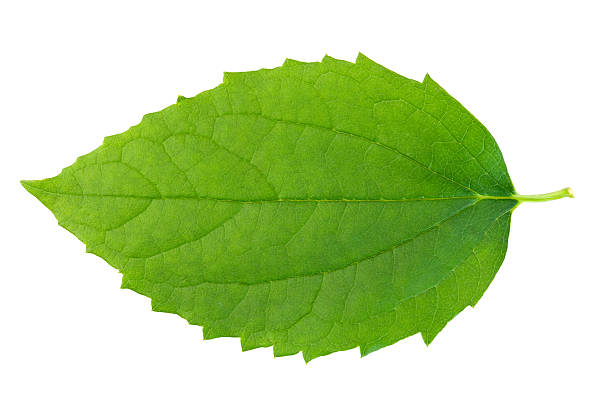
#> input picture 2. Edge Detection/sample.jpg, 612 x 408 px
$ python main.py
#> lines starting #> are read from the running program, lines starting #| are printed output that depends on the picture; after the words box and inside, x2 and y2 are one past the last pixel; in counts of white or black regions, pixels touching at a corner belong together
#> further down, img is the input picture: shape (408, 612, 3); mean B, G, R 160.6, 216.5, 192
import numpy as np
import cv2 as cv
from matplotlib import pyplot as plt


def detectEdge(img):

    img = cv.cvtColor(img, cv.COLOR_BGR2GRAY)
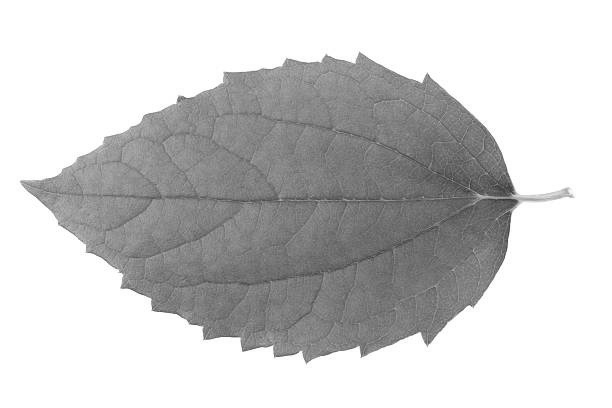
#> img: shape (408, 612); min 49, max 255, mean 202.8
    rows = len(img)
#> rows = 408
    cols = len(img[0])
#> cols = 612

    # 1. OPERASI SOBEL DERIVATIVE X ( MENDETEKSI GARIS TEPI HORIZONTAL )
    Gx = np.array(np.mat('1 0 -1; 2 0 -2; 1 0 -1'))
    sobelXimg = np.zeros((rows,cols))
    for i in range(0,rows-3):
        for j in range(0,cols-3):

            image = np.zeros((3,3))
            a = i
            b = j
            for k in range(0,3):
                b = j
                for l in range(0,3):
                    image[k,l] = img[a,b]
                    b = b+1
                a = a +1

            row1total = image[0,1]*Gx[0,1] + image[0,2]*Gx[0,2] + image[0,0]*Gx[0,0]
            row2total = 0
            row3total = image[2,1]*Gx[2,1] + image[2,2]*Gx[2,2] + image[2,0]*Gx[2,0]
            rowtotal = row1total + row2total + row3total
            sobelXimg[i,j] = rowtotal
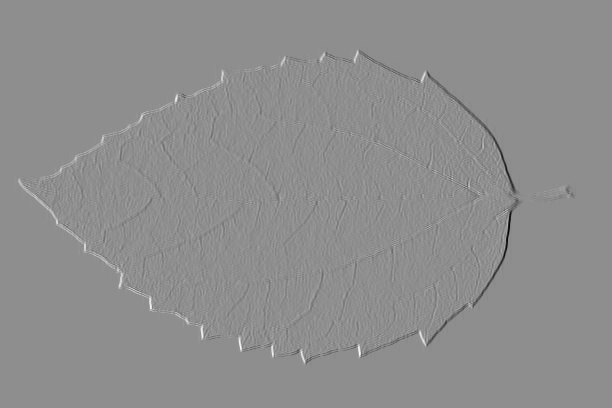
#> sobelXimg: shape (408, 612) float64; min -374, max 296, mean 0; drawn with min black and max white

    # 2. OPERASI SOBEL DERIVATIVE Y ( MENDETEKSI GARIS TEPI VERTIKAL )
    Gy = np.array(np.mat('1 2 1; 0 0 0; -1 -2 -1'))
    sobelYimg = np.zeros((rows,cols))
    for i in range(0,rows-3):
         for j in range(0,cols-3):

             image = np.zeros((3,3))
             a = i
             b = j
             for k in range(0,3):
                 b = j
                 for l in range(0,3):
                     image[k,l] = img[a,b]
                     b = b+1
                 a = a +1

             row1total = image[0,1]*Gy[0,1] + image[0,2]*Gy[0,2] + image[0,0]*Gy[0,0]
             row2total = 0
             row3total = image[2,1]*Gy[2,1] + image[2,2]*Gy[2,2] + image[2,0]*Gy[2,0]
             rowtotal = row1total + row2total + row3total
             sobelYimg[i,j] = rowtotal
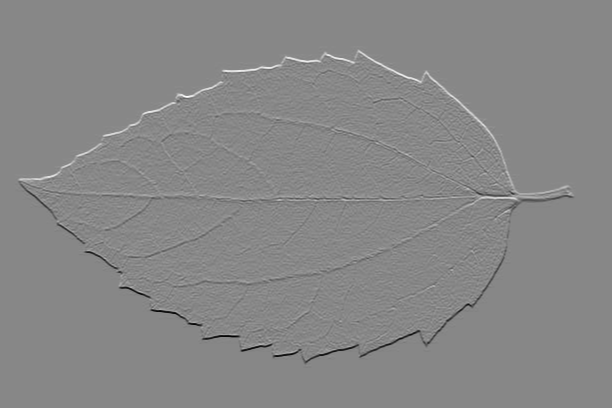
#> sobelYimg: shape (408, 612) float64; min -668, max 588, mean 0; drawn with min black and max white

    # 3. OPERASI MAGNITUDE = Nilai Absolut SOBEL X + Nilai Absolut SOBEL Y
    magnitudeImg = np.zeros([rows, cols])
    for i in range(0,rows):
        for j in range(0,cols):
            magnitudeImg[i,j] = abs(sobelXimg[i, j]) + abs(sobelYimg[i, j])
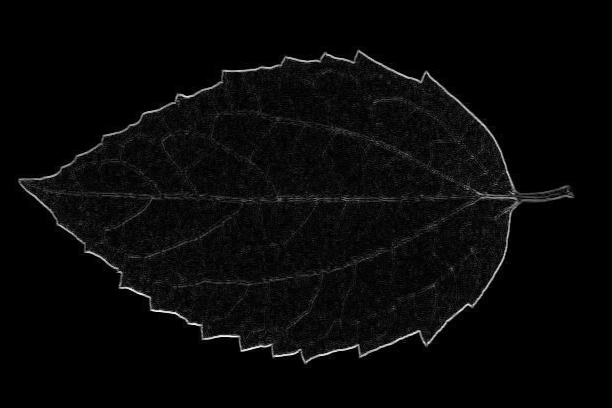
#> magnitudeImg: shape (408, 612) float64; min 0, max 672, mean 21; drawn with min black and max white

    return sobelXimg, sobelYimg, magnitudeImg


def edgeFill(img, imgEdge):

    # Mengkonversi pixel ke grayscale & membaca ukuran piksel
    imgEdge = np.uint8(imgEdge)
    hh, ww = img.shape[:2]
#> hh = 408; ww = 612

    # Melakukan operasi thresholding untuk meningkatkan kejelasan dari tepi
    thresh = cv.threshold(imgEdge, 30, 255, cv.THRESH_BINARY)[1]
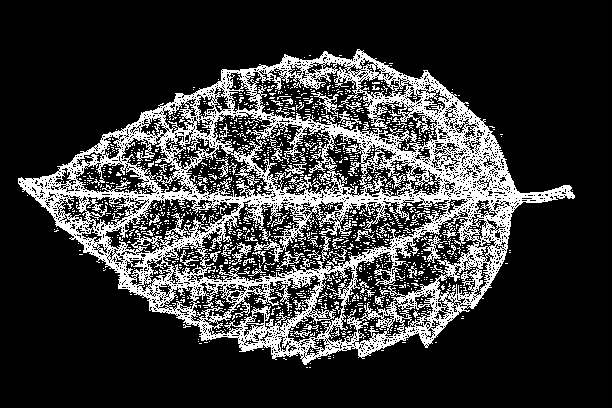
#> thresh: shape (408, 612); 21.7% white in thin lines or dots, all inside (x1, y1, x2, y2) = (18, 49, 575, 368)

    # Mendapatkan garis tepi dengan kontur yang terluas
    contours = cv.findContours(thresh, cv.RETR_EXTERNAL, cv.CHAIN_APPROX_SIMPLE)
#> contours = 53 contours, 52 with area under 20; largest, box (x1, y1, x2, y2) and area: (18, 49, 575, 365) 103908
    contours = contours[0] if len(contours) == 2 else contours[1]
    big_contour = max(contours, key=cv.contourArea)
#> big_contour = contour of 1104 points, box (x1, y1, x2, y2) (18, 49, 575, 365), area 103908

    # Mengubah isi piksel kontur terluas menjadi putih untuk dijadikan mask
    mask = np.zeros_like(imgEdge)
    cv.drawContours(mask, [big_contour], 0, (255,255,255), cv.FILLED)
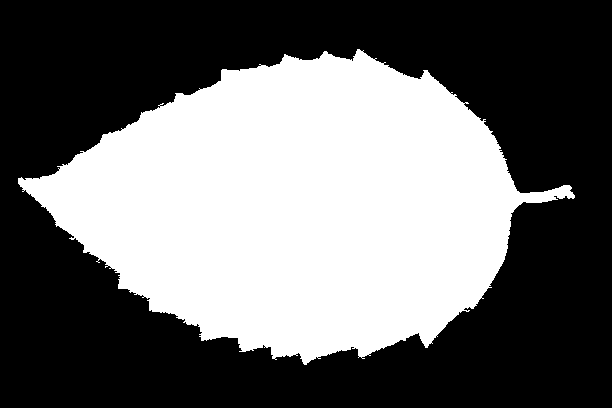
#> mask: shape (408, 612); 41.9% white; 1 white region, box (x1, y1, x2, y2) and area: (18, 49, 575, 365) 104747

    # Melakukan operasi bitwise untuk menggabungkan antara mask dengan gambar asli
    result = cv.bitwise_and(img,img, mask= mask)
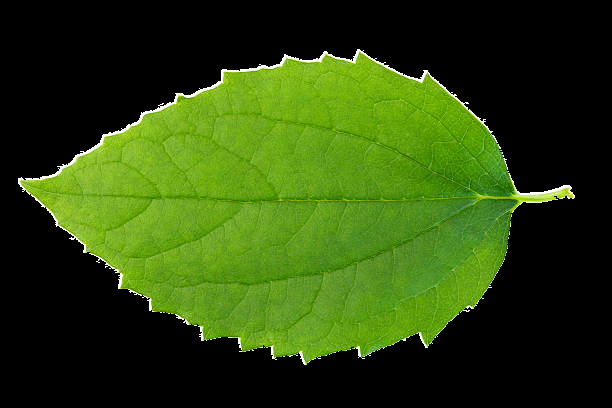
#> result: shape (408, 612, 3); mean B, G, R 12.8, 68.5, 44
    return mask, result


img = cv.imread('sample.jpg');
imgEdge = detectEdge(img)
result = edgeFill(img, imgEdge[2])

plt.subplot(2,2,1),plt.imshow(img,cmap = 'gray')
plt.title('1. Original'), plt.xticks([]), plt.yticks([])
plt.subplot(2,2,2),plt.imshow(imgEdge[0],cmap = 'gray')
plt.title('2. Sobel X'), plt.xticks([]), plt.yticks([])
plt.subplot(2,2,3),plt.imshow(imgEdge[1],cmap = 'gray')
plt.title('3. Sobel Y'), plt.xticks([]), plt.yticks([])
plt.subplot(2,2,4),plt.imshow(imgEdge[2],cmap = 'gray')
plt.title('4. Magnitude'), plt.xticks([]), plt.yticks([])
plt.show()
#> figure, not shown here; B, G, R data is drawn as R, G, B

plt.subplot(2,2,1),plt.imshow(result[0],cmap = 'gray')
plt.title('5. Mask'), plt.xticks([]), plt.yticks([])
plt.subplot(2,2,2),plt.imshow(result[1],cmap = 'gray')
plt.title('Result : Edge Detection'), plt.xticks([]), plt.yticks([])
plt.show()
#> figure, not shown here; B, G, R data is drawn as R, G, B

cv.imwrite('Result.jpg', result[1])

cv.waitKey(0)
cv.destroyAllWindows()
